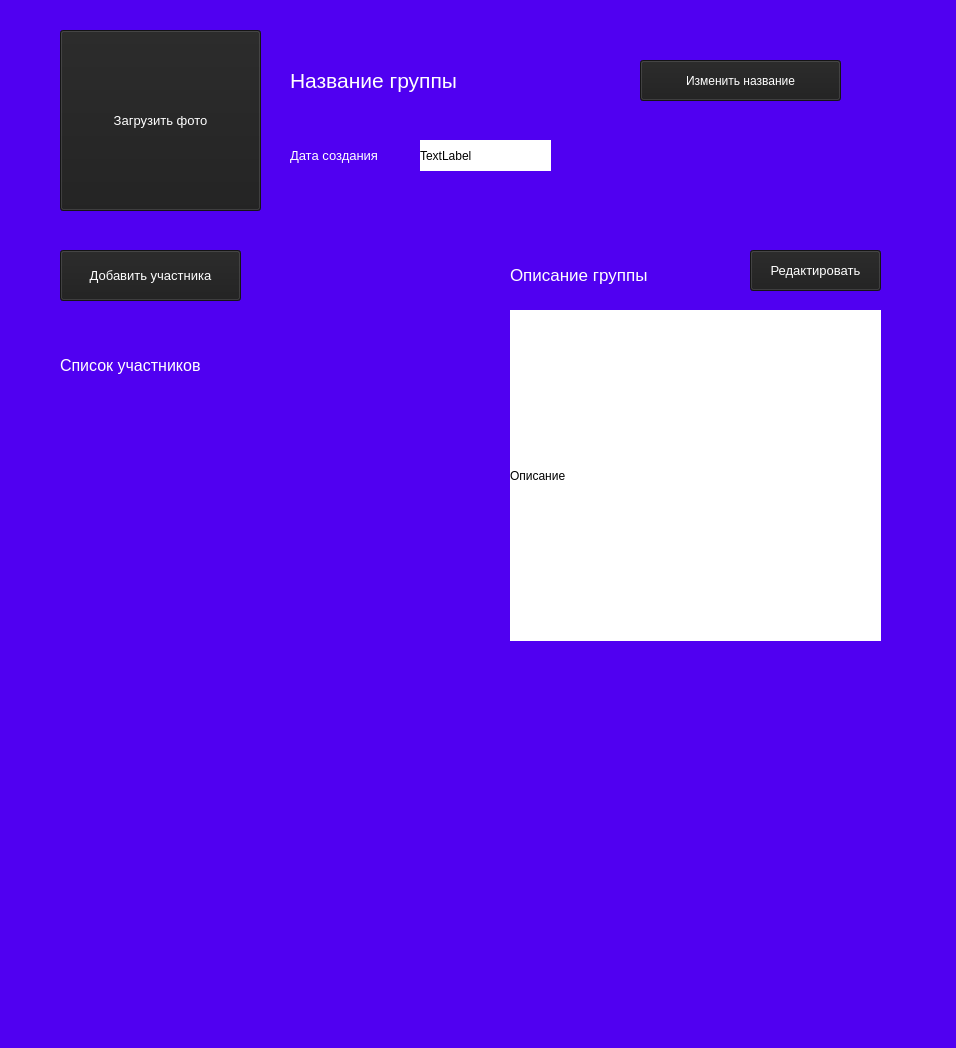
<?xml version="1.0" encoding="UTF-8"?>
<ui version="4.0">
 <class>MainWindow</class>
 <widget class="QMainWindow" name="MainWindow">
  <property name="geometry">
   <rect>
    <x>0</x>
    <y>0</y>
    <width>956</width>
    <height>1048</height>
   </rect>
  </property>
  <property name="windowTitle">
   <string>MainWindow</string>
  </property>
  <property name="styleSheet">
   <string notr="true">background-color: rgb(80, 0, 241);</string>
  </property>
  <widget class="QWidget" name="centralwidget">
   <widget class="QLabel" name="label_title">
    <property name="geometry">
     <rect>
      <x>290</x>
      <y>30</y>
      <width>321</width>
      <height>101</height>
     </rect>
    </property>
    <property name="font">
     <font>
      <pointsize>16</pointsize>
     </font>
    </property>
    <property name="styleSheet">
     <string notr="true">color: rgb(255, 255, 255);</string>
    </property>
    <property name="text">
     <string>Название группы</string>
    </property>
   </widget>
   <widget class="QPushButton" name="pushButton_photo">
    <property name="geometry">
     <rect>
      <x>60</x>
      <y>30</y>
      <width>201</width>
      <height>181</height>
     </rect>
    </property>
    <property name="font">
     <font>
      <pointsize>10</pointsize>
     </font>
    </property>
    <property name="styleSheet">
     <string notr="true">background-color: rgb(30, 30, 30);
color: rgb(255, 255, 255);</string>
    </property>
    <property name="text">
     <string>Загрузить фото</string>
    </property>
   </widget>
   <widget class="QToolButton" name="toolButton_edit_title">
    <property name="geometry">
     <rect>
      <x>640</x>
      <y>60</y>
      <width>201</width>
      <height>41</height>
     </rect>
    </property>
    <property name="font">
     <font>
      <pointsize>9</pointsize>
     </font>
    </property>
    <property name="styleSheet">
     <string notr="true">background-color: rgb(30, 30, 30);
color: rgb(255, 255, 255);</string>
    </property>
    <property name="text">
     <string>Изменить название</string>
    </property>
   </widget>
   <widget class="QLabel" name="label_2">
    <property name="geometry">
     <rect>
      <x>60</x>
      <y>340</y>
      <width>201</width>
      <height>51</height>
     </rect>
    </property>
    <property name="font">
     <font>
      <pointsize>12</pointsize>
     </font>
    </property>
    <property name="styleSheet">
     <string notr="true">color: rgb(255, 255, 255);</string>
    </property>
    <property name="text">
     <string>Список участников</string>
    </property>
   </widget>
   <widget class="QToolButton" name="toolButton_add_user">
    <property name="geometry">
     <rect>
      <x>60</x>
      <y>250</y>
      <width>181</width>
      <height>51</height>
     </rect>
    </property>
    <property name="font">
     <font>
      <pointsize>10</pointsize>
     </font>
    </property>
    <property name="styleSheet">
     <string notr="true">background-color: rgb(30, 30, 30);
color: rgb(255, 255, 255);</string>
    </property>
    <property name="text">
     <string>Добавить участника</string>
    </property>
   </widget>
   <widget class="QLabel" name="label_3">
    <property name="geometry">
     <rect>
      <x>510</x>
      <y>259</y>
      <width>211</width>
      <height>31</height>
     </rect>
    </property>
    <property name="font">
     <font>
      <pointsize>13</pointsize>
     </font>
    </property>
    <property name="styleSheet">
     <string notr="true">color: rgb(255, 255, 255);</string>
    </property>
    <property name="text">
     <string>Описание группы</string>
    </property>
   </widget>
   <widget class="QLabel" name="label_4">
    <property name="geometry">
     <rect>
      <x>290</x>
      <y>130</y>
      <width>131</width>
      <height>51</height>
     </rect>
    </property>
    <property name="font">
     <font>
      <pointsize>10</pointsize>
     </font>
    </property>
    <property name="styleSheet">
     <string notr="true">color: rgb(255, 255, 255);</string>
    </property>
    <property name="text">
     <string>Дата создания</string>
    </property>
   </widget>
   <widget class="QPushButton" name="pushButton_change_fon">
    <property name="geometry">
     <rect>
      <x>500</x>
      <y>1090</y>
      <width>161</width>
      <height>41</height>
     </rect>
    </property>
    <property name="font">
     <font>
      <pointsize>10</pointsize>
     </font>
    </property>
    <property name="styleSheet">
     <string notr="true">color: rgb(255, 255, 255);</string>
    </property>
    <property name="text">
     <string>Сменить фон</string>
    </property>
   </widget>
   <widget class="QToolButton" name="toolButton_edit_description">
    <property name="geometry">
     <rect>
      <x>750</x>
      <y>250</y>
      <width>131</width>
      <height>41</height>
     </rect>
    </property>
    <property name="font">
     <font>
      <pointsize>10</pointsize>
     </font>
    </property>
    <property name="styleSheet">
     <string notr="true">background-color: rgb(30, 30, 30);
color: rgb(255, 255, 255);</string>
    </property>
    <property name="text">
     <string>Редактировать</string>
    </property>
   </widget>
   <widget class="QLabel" name="label_date_create">
    <property name="geometry">
     <rect>
      <x>420</x>
      <y>140</y>
      <width>131</width>
      <height>31</height>
     </rect>
    </property>
    <property name="styleSheet">
     <string notr="true">background-color: rgb(255, 255, 255);</string>
    </property>
    <property name="text">
     <string>TextLabel</string>
    </property>
   </widget>
   <widget class="QLabel" name="label_description">
    <property name="geometry">
     <rect>
      <x>510</x>
      <y>310</y>
      <width>371</width>
      <height>331</height>
     </rect>
    </property>
    <property name="styleSheet">
     <string notr="true">background-color: rgb(255, 255, 255);</string>
    </property>
    <property name="text">
     <string>Описание</string>
    </property>
   </widget>
  </widget>
  <widget class="QMenuBar" name="menubar">
   <property name="geometry">
    <rect>
     <x>0</x>
     <y>0</y>
     <width>956</width>
     <height>26</height>
    </rect>
   </property>
  </widget>
  <widget class="QStatusBar" name="statusbar"/>
 </widget>
 <resources/>
 <connections/>
</ui>
